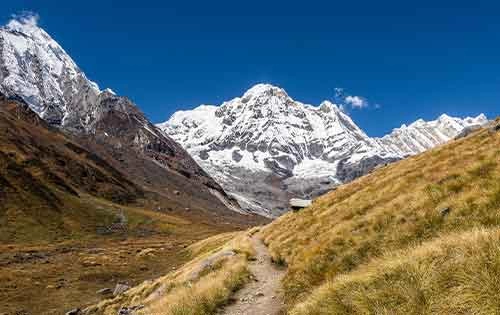
#> input picture assets/annapurna_1.jpg, 500 x 315 px; its folder holds 5 pictures in this run
$ python utils.py
#> lines starting #> are read from the running program, lines starting #| are printed output that depends on the picture
import csv
import os
import pickle
import random
import time

import cv2 as cv
import numpy as np
import pandas as pd
import seaborn as sns
from matplotlib import pyplot as plt


# [6 lines left out: function read_image, not called in this run]


def create_empty_file(file_path):
    with open(file_path, "w") as file:
        pass


def create_directory(folder_path):
    if not os.path.exists(folder_path):
        os.makedirs(folder_path)


# [208 lines left out: functions save_to_csv, get_data_from_csv, load_gmm_model, save_keypoints, save_to_pickle, save_descriptors and 5 more, not called in this run]


def increase_brightness(img_name, folder_path, destiny_path, brightness):
#> called with img_name = 'annapurna_1.jpg', folder_path = 'assets', destiny_path = 'assets', brightness = 217
    img_path = os.path.join(folder_path, img_name)
    img = cv.imread(img_path)
#> img is the input picture: shape (315, 500, 3); mean B, G, R 106.1, 107.3, 98.3
    if img is None:
        raise ValueError(f"Could not open {img_path}")
    brighter = np.where(img + brightness > 255, 255, img)
    brighter_img_path = os.path.join(destiny_path, "brightness_" + img_name)
    cv.imwrite(brighter_img_path, brighter)


def rotate_image(img_name, folder_path, destiny_path, angle):
#> called with img_name = 'annapurna_1.jpg', folder_path = 'assets', destiny_path = 'assets', angle = 198
    img_path = os.path.join(folder_path, img_name)
    img = cv.imread(img_path)
    if img is None:
        raise ValueError(f"Could not open {img_path}")
    (h, w) = img.shape[:2]
#> h = 315; w = 500
    center = (w // 2, h // 2)
#> center = (250, 157)
    M = cv.getRotationMatrix2D(center, angle, 1.0)
    rotated = cv.warpAffine(img, M, (w, h))
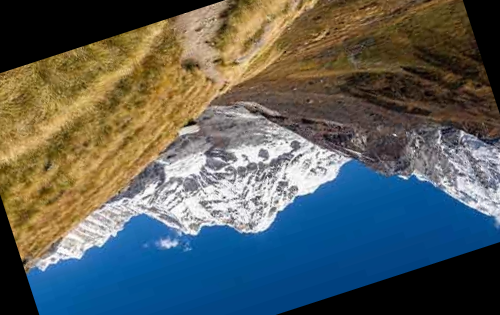
#> rotated: shape (315, 500, 3); mean B, G, R 93.2, 95.2, 88.4
    rotated_img_path = os.path.join(destiny_path, "rotated_" + img_name)
    cv.imwrite(rotated_img_path, rotated)


def test_function():
    img_folder = "assets"
    img_name = "annapurna_1.jpg"
    increase_brightness(img_name, img_folder, img_folder, random.randint(1, 254))
    rotate_image(img_name, img_folder, img_folder, random.randint(1, 359))


# [18 lines left out: function apply_transform, not called in this run]


if __name__ == "__main__":
    test_function()
